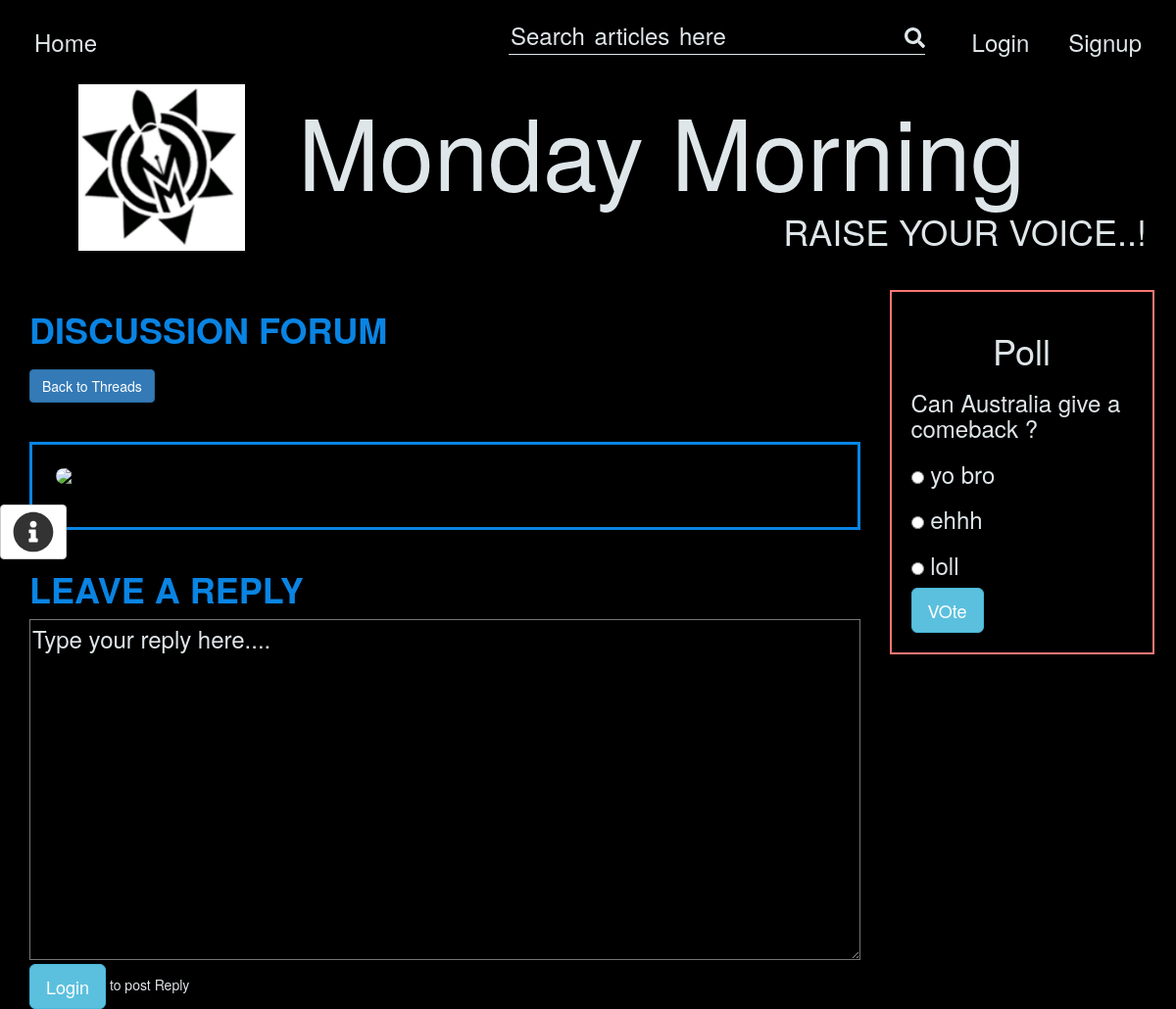
The page /forum/view/stan on the database as committed earlier.
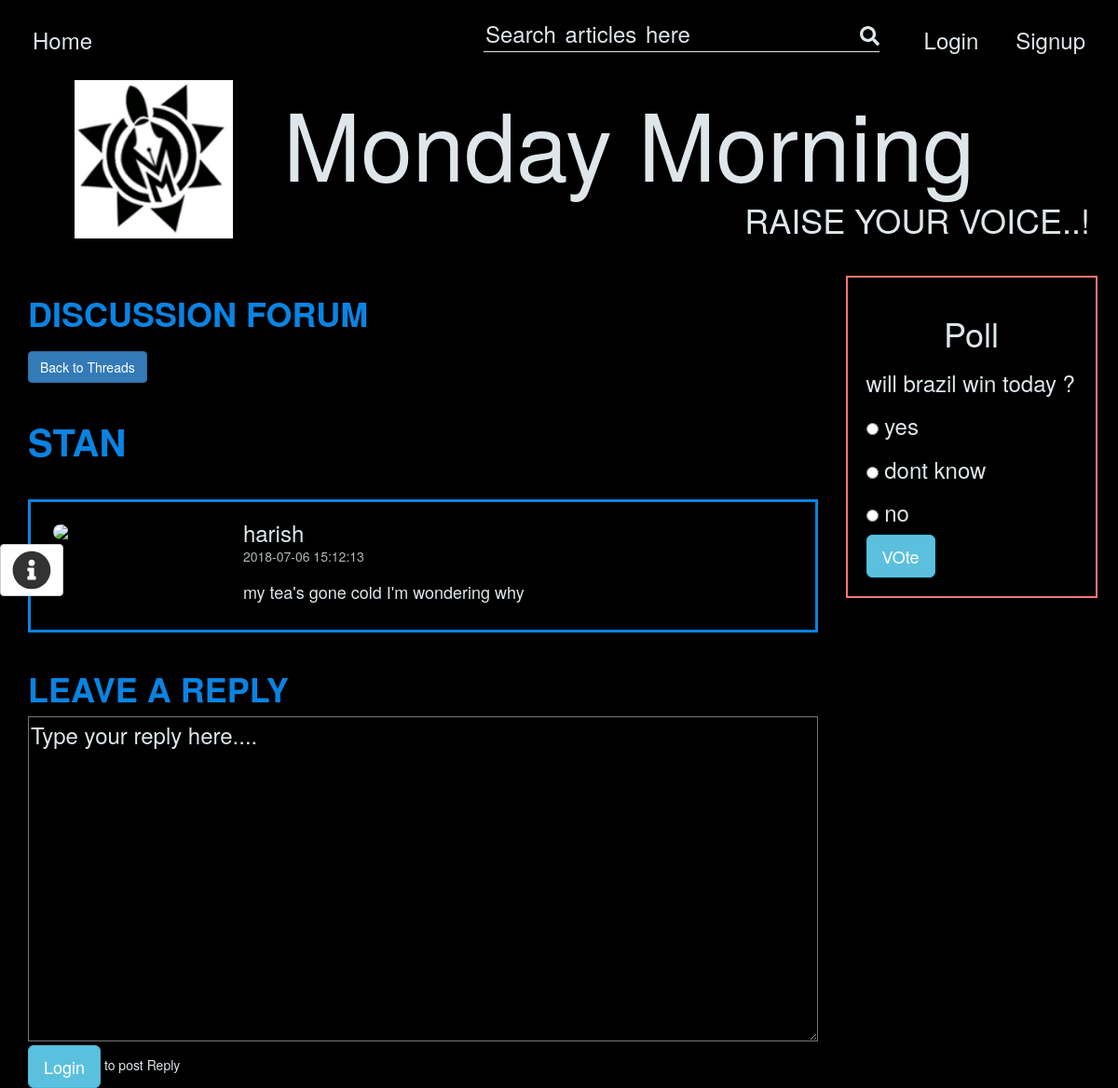
The same page on the database as committed later.
### tables this page shows
CREATE TABLE IF NOT EXISTS `polls` (
  `id` int(11) NOT NULL AUTO_INCREMENT,
  `question` varchar(128) DEFAULT NULL,
  `answer_1` varchar(128) DEFAULT NULL,
  `answer_2` varchar(128) DEFAULT NULL,
  `answer_3` varchar(128) DEFAULT NULL,
  `user_id` varchar(128) DEFAULT NULL,
  `updated_at` varchar(128) DEFAULT NULL,
  PRIMARY KEY (`id`)
);

CREATE TABLE IF NOT EXISTS `answers` (
  `id` int(11) NOT NULL AUTO_INCREMENT,
  `answer` varchar(128) DEFAULT NULL,
  `votes` int(20) DEFAULT '0',
  PRIMARY KEY (`id`)
);

CREATE TABLE IF NOT EXISTS `forum` (
  `id` int(11) NOT NULL AUTO_INCREMENT,
  `Title` varchar(128) DEFAULT NULL,
  `user_id` varchar(128) DEFAULT NULL,
  `username` varchar(128) DEFAULT NULL,
  `Content` varchar(256) DEFAULT NULL,
  `isParent` int(4) DEFAULT '1',
  `slug` varchar(128) DEFAULT NULL,
  `view_count` int(4) NOT NULL DEFAULT '0',
  `updated_at` varchar(64) DEFAULT NULL,
  `parent_id` int(11) NOT NULL DEFAULT '0',
  `has_approved` int(4) NOT NULL DEFAULT '1',
  PRIMARY KEY (`id`)
);

### application/controllers/forum.php (called while the page is built, shortened)
<?php
class forum extends CI_Controller {
	public function view($slug){
		$data['thread']=$this->forum_model->get_thread($slug);
		$this->forum_model->increment_views($data['thread']['id']);
		$data['replies']=$this->forum_model->get_replies($data['thread']['id']);
		$data['poll']=$this->poll_model->last_poll();
		$this->load->view('forum/view',$data);
	}
}

### index.php (called while the page is built, shortened)
<?php
require_once BASEPATH.'core/CodeIgniter.php';

### application/models/poll_model.php (called while the page is built, shortened)
<?php
class poll_model extends CI_Model {
	function last_poll(){
		$query = $this->db->order_by('id',"desc")
		->limit(1)
		->get('polls')
		->row();
		return $query;
	}
}

### application/models/answer_model.php (called while the page is built, shortened)
<?php
class answer_model extends CI_Model {
	function get_answer($id){
		$query=$this->db->get_where('answers',array('id'=>$id));
		return $query->row_array();
	}
}

### application/models/forum_model.php (called while the page is built, shortened)
<?php
class forum_model extends CI_Model {
	function get_thread($slug){
		return $this->db->get_where('forum',array('slug'=>$slug,'isParent'=>'1'))->row_array();
	}
	function increment_views($id){
		$this->db->where('id', $id);
		$this->db->set('view_count', 'view_count+1', FALSE);
		$this->db->update('forum');
	}
}

### application/views/forum/view.php (the view, shortened to what the changed rows need)
<!DOCTYPE html>
<html>
	<head>
		<link rel="stylesheet" href="https://maxcdn.bootstrapcdn.com/bootstrap/3.3.7/css/bootstrap.min.css">
		<link rel="stylesheet" href="https://cdnjs.cloudflare.com/ajax/libs/normalize/5.0.0/normalize.min.css">
		<link rel="stylesheet" type="text/css" href="<?php echo base_url("assets/cs/animate.css")?> ">
		<link rel="stylesheet" type="text/css" href="<?php echo base_url("assets/cs/jquery.fullPage.css")?>">
		<link rel="stylesheet" type="text/css" href="<?php echo base_url("assets/cs/forumview.css")?>">
	</head>
	<body data-spy="scroll" data-target="#myScrollspy" data-offset="0">
			<div class="container">
				<div class="row">
						<div class="col-lg-12">
							<div class="heading">
								<h1>Monday Morning </h1>
								<h1 id="sideline">Raise your voice..!</h1>
							</div>
						</div>
				</div>
				<div class="row">
					<div class="col-md-9">
						<h1 style="color: #0984e3;">
							<b>DISCUSSION FORUM</b>
						</h1>
							<h1 style="color: #0984e3; margin-top: 40px; font-size: 40px;"><b style="text-transform: uppercase;"><?php echo $thread['Title']; ?></b></h1>
							<div class="threads">
								<div class="row thread">
									<div class="col-md-9">
										<h3 style="margin: 0px;"><?php echo $thread['username']; ?></h3>
										<h5 style="opacity: 0.8; margin: 5px auto;"><?php echo $thread['updated_at']; ?></h5>
										<h4 style="margin-top: 20px;"><?php echo $thread['Content']; ?></h4>
									</div>
								</div>
							</div>
							<div class="reply-form" style="margin-top: 40px;">
								<h1 style="color: #0984e3;">
									<b>LEAVE A REPLY</b>
								</h1>
							</div>
					</div>
					<div class="col-md-3 aside"  id="myScrollspy">
						<div id="before-vote" data-spy="affix" data-offset-top="680">
							<h1 style="text-align: center;">Poll</h1>
							<h3><?php echo $poll->question.' ?'; ?></h3>
							<form class="ajax1" action="<?php echo base_url('polls/vote/'.$poll->id) ?>" method="post">
								<h3>
									<input type="radio" name="vote" value="answer_1">
									<?php echo $this->answer_model->get_answer($poll->answer_1)['answer'] ?>
								</h3>
								<h3>
									<input type="radio" name="vote" value="answer_2">
									<?php echo $this->answer_model->get_answer($poll->answer_2)['answer'] ?>
								</h3>
								<h3>
									<input type="radio" name="vote" value="answer_3">
									<?php echo $this->answer_model->get_answer($poll->answer_3)['answer'] ?>
								</h3>
								<button type="submit" class="btn btn-info btn-lg">
									VOte
								</button>
							</form>
						</div>
					</div>
				</div>
			</div>
	</body>
</html>
	</body>
</html>

Rows that differ between the two databases and show on the page:
removed polls: question "Can Australia give a comeback", answer_1.answer "yo bro", answer_2.answer "ehhh", answer_3.answer "loll"
added forum: Title "STAN", username "harish", updated_at "2018-07-06 15:12:13", Content "my tea's gone cold I'm wondering why"
added polls: question "will brazil win today", answer_1.answer "yes", answer_2.answer "dont know", answer_3.answer "no"
